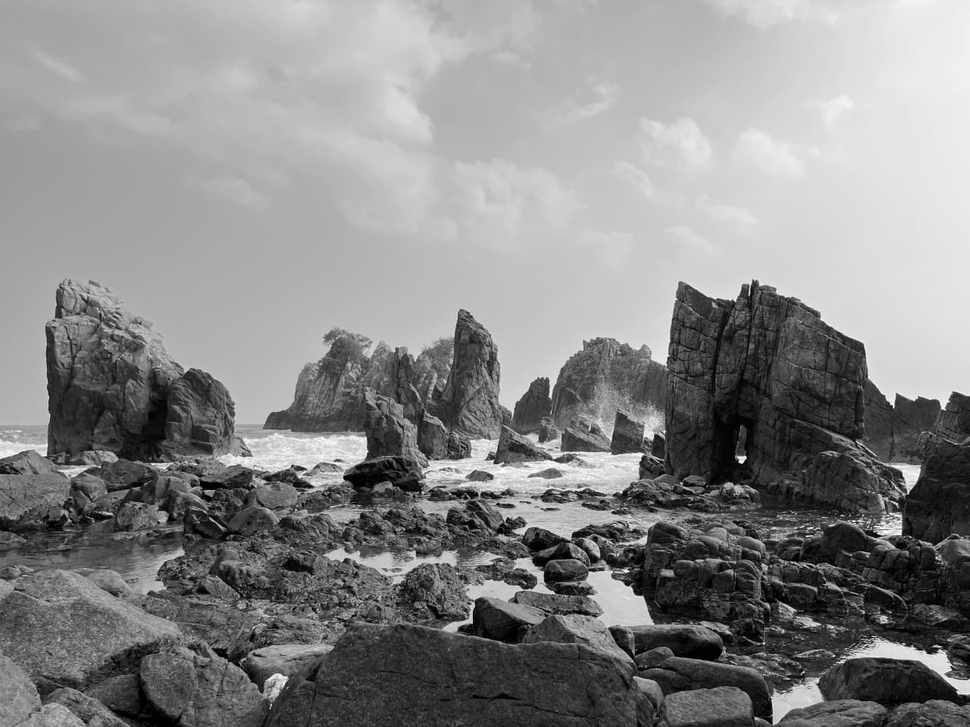
#> input picture hasil_landscape_grayscale.png, 970 x 727 px, shrunk from 1280 x 960 before the run, found by its file name
$ python '# edge_detection_demo.py'   (older library calls are emulated)
#> lines starting #> are read from the running program, lines starting #| are printed output that depends on the picture
#> further down, img is the input picture: shape (727, 970); min 0, max 255, mean 135.4
# edge_detection_demo.py

import cv2
import numpy as np
import matplotlib.pyplot as plt
from scipy import ndimage

def roberts_edge(image):
    # Roberts Cross kernels
    kernel_x = np.array([[ 1,  0],
                         [ 0, -1]], dtype=int)
    kernel_y = np.array([[ 0,  1],
                         [-1,  0]], dtype=int)
    gx = ndimage.convolve(image.astype(int), kernel_x)
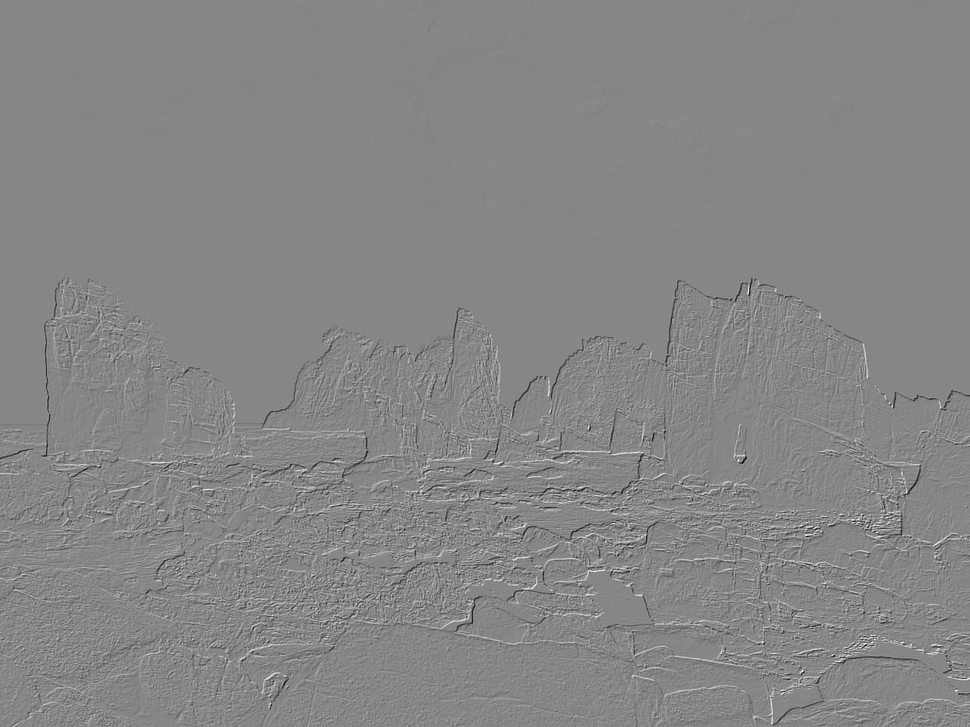
#> gx: shape (727, 970) int64; min -214, max 192, mean -0.2; drawn with min black and max white
    gy = ndimage.convolve(image.astype(int), kernel_y)
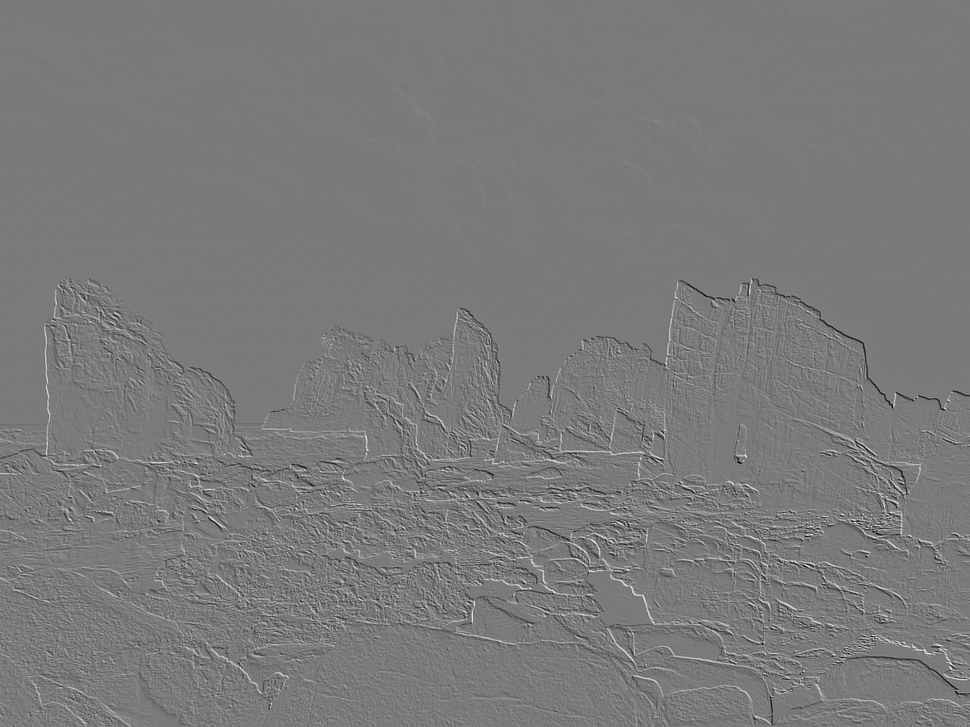
#> gy: shape (727, 970) int64; min -201, max 216, mean -0.2; drawn with min black and max white
    magnitude = np.sqrt(gx**2 + gy**2)
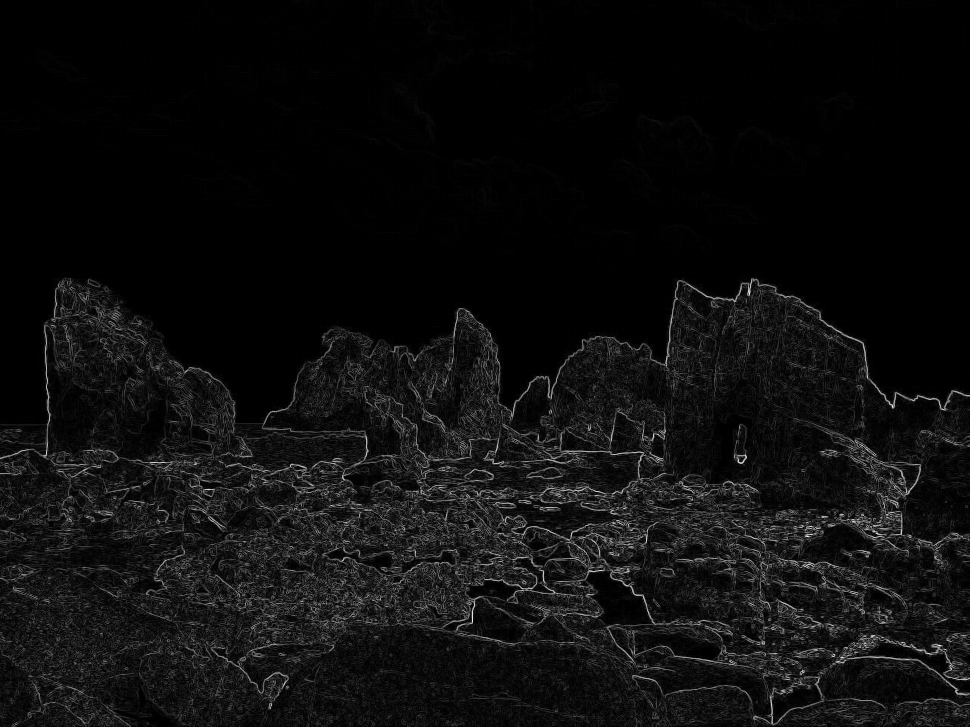
#> magnitude: shape (727, 970) float64; min 0, max 257.5, mean 14.4; drawn with min black and max white
    return np.uint8(np.clip(magnitude, 0, 255))

def prewitt_edge(image):
    # Prewitt kernels
    kernel_x = np.array([[ 1,  0, -1],
                         [ 1,  0, -1],
                         [ 1,  0, -1]], dtype=int)
#> kernel_x = [[1, 0, -1], [1, 0, -1], [1, 0, -1]]
    kernel_y = np.array([[ 1,  1,  1],
                         [ 0,  0,  0],
                         [-1, -1, -1]], dtype=int)
    gx = ndimage.convolve(image.astype(int), kernel_x)
    gy = ndimage.convolve(image.astype(int), kernel_y)
    magnitude = np.sqrt(gx**2 + gy**2)
    return np.uint8(np.clip(magnitude, 0, 255))
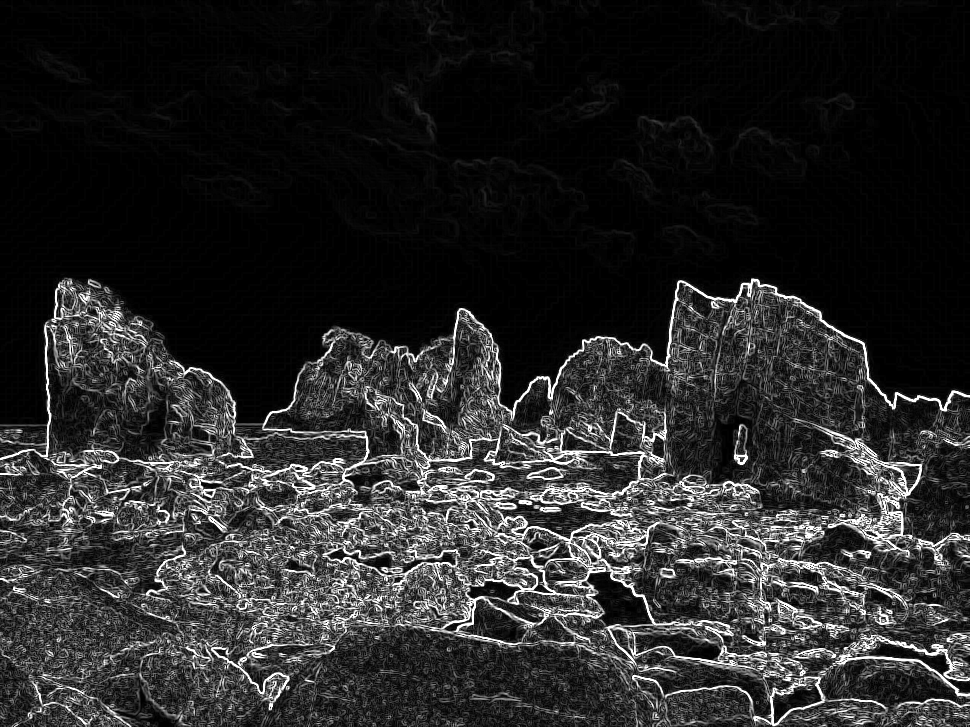
#> returned value: shape (727, 970); min 0, max 255, mean 40.7

def sobel_edge(image):
    gx = cv2.Sobel(image, cv2.CV_64F, 1, 0, ksize=3)
    gy = cv2.Sobel(image, cv2.CV_64F, 0, 1, ksize=3)
    magnitude = np.sqrt(gx**2 + gy**2)
    return np.uint8(np.clip(magnitude, 0, 255))
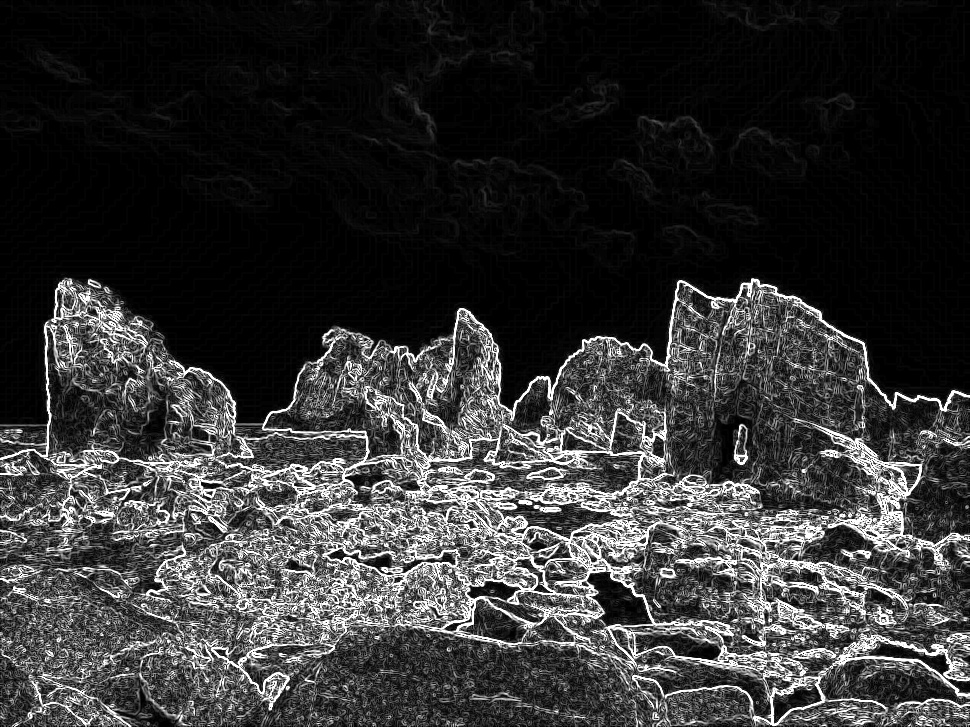
#> returned value: shape (727, 970); min 0, max 255, mean 52.8

def frei_chen_edge(image):
    # define Frei-Chen kernels (W1..W4 for edges)
    sqrt2 = np.sqrt(2)
#> sqrt2 = 1.41
    W1 = np.array([[ 1,  sqrt2,  1],
                   [ 0,       0,  0],
                   [-1, -sqrt2, -1]], dtype=float)
#> W1 = [[1, 1.41, 1], [0, 0, 0], [-1, -1.41, -1]]
    W2 = np.array([[ 1,   0,  -1],
                   [ sqrt2, 0, -sqrt2],
                   [ 1,   0,  -1]], dtype=float)
#> W2 = [[1, 0, -1], [1.41, 0, -1.41], [1, 0, -1]]
    # optionally W3, W4 etc. but we only use two main for horizontal/vertical-ish edges
    gx = ndimage.convolve(image.astype(float), W1)
    gy = ndimage.convolve(image.astype(float), W2)
    magnitude = np.sqrt(gx**2 + gy**2)
    return np.uint8(np.clip(magnitude / magnitude.max() * 255, 0, 255))

if __name__ == "__main__":
    img = cv2.imread(r"C:\VScode\citra kelompok\hasil_landscape_grayscale.png"
, cv2.IMREAD_GRAYSCALE)

    edges = {
        "Original": img,
        "Roberts": roberts_edge(img),
        "Prewitt": prewitt_edge(img),
        "Sobel": sobel_edge(img),
        "Frei-Chen": frei_chen_edge(img),
    }

    plt.figure(figsize=(15, 8))
    for i, (name, e) in enumerate(edges.items(), 1):
        plt.subplot(2, 3, i)
        plt.imshow(e, cmap='gray')
        plt.title(name)
        plt.axis('off')
#> this loop made 5 passes
#> name on passes 1 to 5: 'Original', 'Roberts', 'Prewitt', 'Sobel', 'Frei-Chen'
    plt.tight_layout()
    plt.show()
